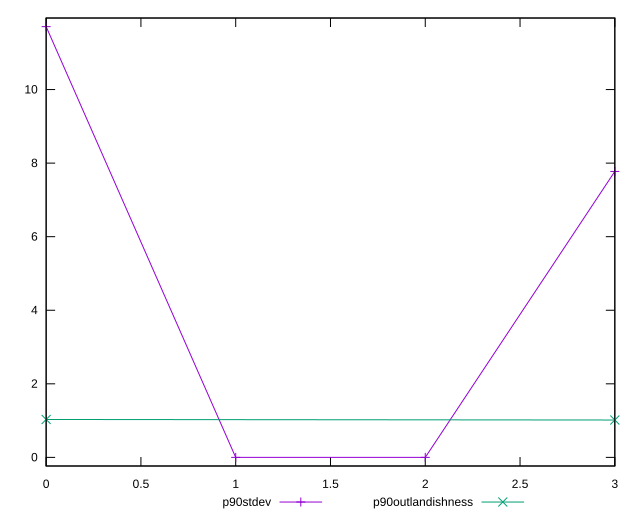

Write gnuplot code to recreate this figure.
reset

$p90Stdev <<EOF
0 11.710656914506774
1 0
2 0
3 7.773810151037439
EOF

$p90Outlandishness <<EOF
0 1.030447870658493
3 1.0159471424193869
EOF

set key outside below
set xrange [0:3]
set yrange [-0.2342131382901355:11.94487005279691]
set trange [-0.2342131382901355:11.94487005279691]
set terminal svg size 640, 520 enhanced background rgb 'white'
set output "reports/report_00031_2021-02-24T23-18-18.084Z/total-blocking-time/progression/stddev.svg"

plot $p90Stdev title "p90stdev" with linespoints, \
     $p90Outlandishness title "p90outlandishness" with linespoints

reset
